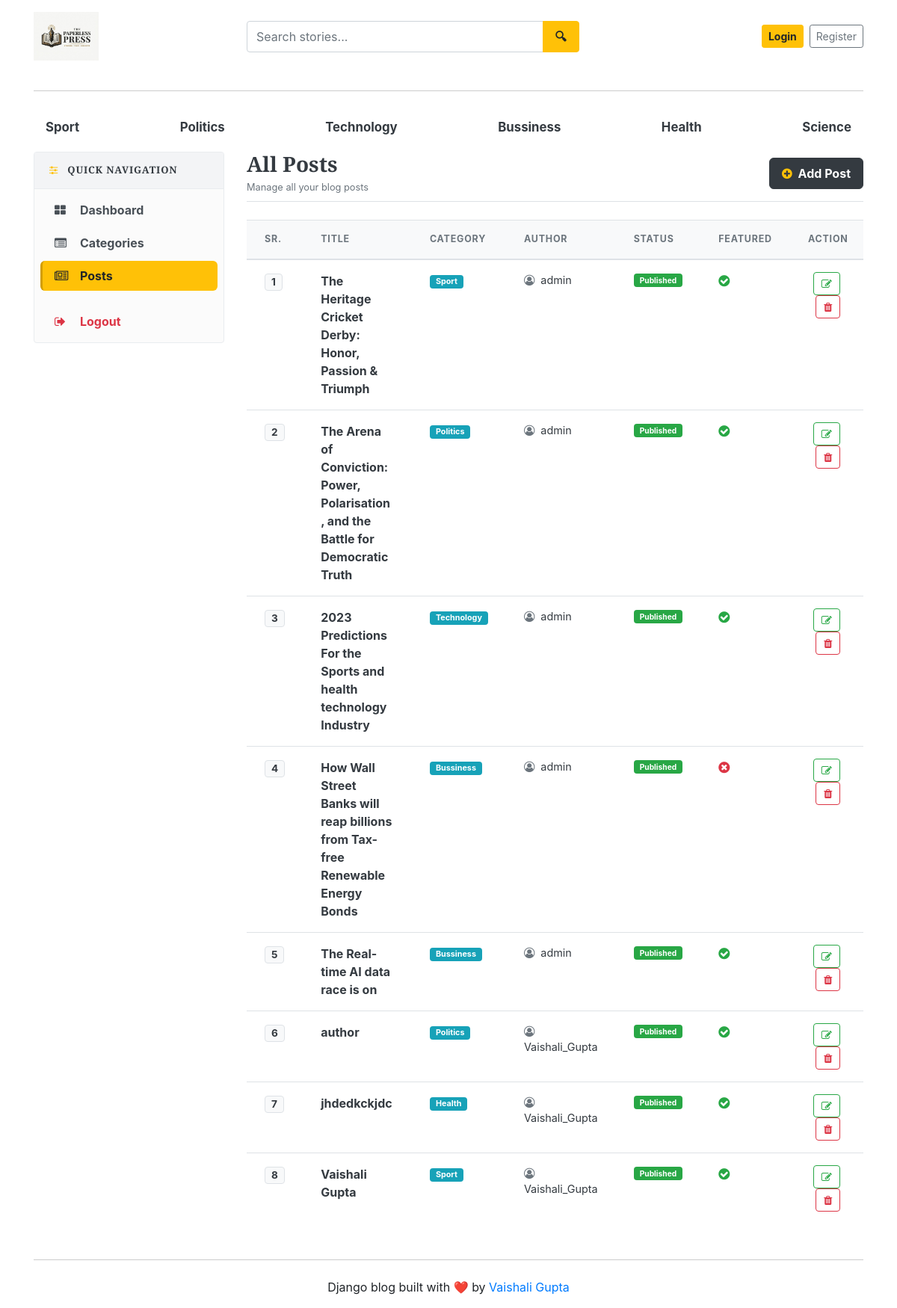
The app's page /dashboard/posts/ with its own data.
### blogs/models.py (models this page shows, shortened)
class Category(models.Model):
    category_name=models.CharField(max_length=50, unique=True)
    created_at = models.DateTimeField(auto_now_add=True)
    updated_at = models.DateTimeField(auto_now=True)
    class Meta :
        verbose_name_plural= 'categories'
    def __str__(self):
        return self.category_name

class Blog(models.Model):
    title = models.CharField(max_length=100)
    slug = models.SlugField(max_length=150, unique=True, blank=True)
    category = models.ForeignKey(Category, on_delete=models.CASCADE)  #taking refrence from table category
    author = models.ForeignKey(User, on_delete=models.CASCADE)
    featured_image = models.ImageField(upload_to='uploads/%y/%m/%d')
    short_description = models.TextField(max_length=500)
    blog_body = models.TextField(max_length=500)
    status = models.CharField(max_length=20, choices=STATUS_CHOICES, default='Draft')
    is_featured = models.BooleanField(default=False)
    created_at = models.DateTimeField(auto_now_add=True)
    updated_at = models.DateTimeField(auto_now=True)

### dashboards/views.py (the view)
# urls.py: path('posts/', views.posts, name='posts' ),
def posts(request):
    posts=Blog.objects.all()
    context={
        'posts':posts,
    }
    return render(request, 'dashboard/posts.html', context)

### blogs/context_processors.py (called while the page is built)
def get_categories(request):
    categories=Category.objects.all()
    return dict(categories=categories)

def get_social_links(request):
    social_links = SocialLink.objects.all()
    about = About.objects.first()  # first entry nikal lega
    return dict(social_links=social_links, about=about)

### templates/dashboard/posts.html (shortened to what this page needs)
{% extends 'base.html' %}
{% block content %}
<div class="row">
    {% include 'dashboard/sidebar.html' %}
    <div class="col-md-9 mb-4">
        <div class="d-flex justify-content-between align-items-center mb-4 pb-2 border-bottom">
            <div>
                <h3 class="font-weight-bold text-dark m-0">All Posts</h3>
                <small class="text-muted">Manage all your blog posts</small>
            </div>
            <a href="{% url 'add_post' %}" class="btn btn-dark font-weight-bold text-white shadow-sm px-3 py-2" style="border-radius: 6px;">
                <i class="fa fa-plus-circle text-warning mr-1"></i> Add Post
            </a>
        </div>
        <div class="card border-0 shadow-sm rounded-lg overflow-hidden">
            <div class="table-responsive">
                <table class="table table-hover align-middle mb-0">
                    <thead style="background-color: #f8f9fa; border-bottom: 2px solid #e9ecef;">
                        <tr>
                            <th scope="col" class="py-3 px-4 text-secondary font-weight-bold text-uppercase" style="font-size: 0.78rem; letter-spacing: 0.8px;">Sr.</th>
                            <th scope="col" class="py-3 px-4 text-secondary font-weight-bold text-uppercase" style="font-size: 0.78rem; letter-spacing: 0.8px;">Title</th>
                            <th scope="col" class="py-3 px-4 text-secondary font-weight-bold text-uppercase" style="font-size: 0.78rem; letter-spacing: 0.8px;">Category</th>
                            <th scope="col" class="py-3 px-4 text-secondary font-weight-bold text-uppercase" style="font-size: 0.78rem; letter-spacing: 0.8px;">Author</th>
                            <th scope="col" class="py-3 px-4 text-secondary font-weight-bold text-uppercase" style="font-size: 0.78rem; letter-spacing: 0.8px;">Status</th>
                            <th scope="col" class="py-3 px-4 text-secondary font-weight-bold text-uppercase" style="font-size: 0.78rem; letter-spacing: 0.8px;">Featured</th>
                            <th scope="col" class="py-3 px-4 text-secondary font-weight-bold text-uppercase text-center" style="font-size: 0.78rem; letter-spacing: 0.8px;">Action</th>
                        </tr>
                    </thead>
                    <tbody>
                        {% for post in posts %}
                        <tr style="transition: background-color 0.2s ease;">
                            <td class="py-3 px-4 font-weight-bold text-muted">
                                <span class="badge badge-light border text-dark px-2 py-1" style="font-size: 0.85rem;">{{ forloop.counter }}</span>
                            </td>
                            <td class="py-3 px-4 font-weight-bold text-dark">
                                {{ post.title }}
                            </td>
                            <td class="py-3 px-4 text-muted" style="font-size: 0.9rem;">
                                <span class="badge badge-info px-2 py-1">{{ post.category }}</span>
                            </td>
                            <td class="py-3 px-4 text-dark" style="font-size: 0.9rem;">
                                <i class="fa fa-user-circle-o mr-1 text-secondary"></i> {{ post.author }}
                            </td>
                            <td class="py-3 px-4" style="font-size: 0.85rem;">
                                {% if post.status == 'Published' or post.status == 1 %}
                                    <span class="badge badge-success px-2 py-1">Published</span>
                                {% else %}
                                    <span class="badge badge-secondary px-2 py-1">Draft</span>
                                {% endif %}
                            </td>
                            <td class="py-3 px-4 text-muted">
                                {% if post.is_featured %}
                                    <i class="fa fa-check-circle text-success" style="font-size: 1.1rem;" title="Featured"></i>
                                {% else %}
                                    <i class="fa fa-times-circle text-danger" style="font-size: 1.1rem;" title="Not Featured"></i>
                                {% endif %}
                            </td>
                            <td class="py-3 px-4 text-center">
                                <a href="{% url 'edit_post' post.id %}" class="btn btn-sm btn-outline-success mr-1" title="Edit Post" style="border-radius: 4px; padding: 4px 10px;">
                                    <i class="fa fa-edit"></i>
                                </a>
                                <a href="{% url 'delete_post' post.id %}" class="btn btn-sm btn-outline-danger" title="Delete Post" style="border-radius: 4px; padding: 4px 10px;" onclick="return confirm('Are you sure you want to delete this post?');">
                                    <i class="fa fa-trash"></i>
                                </a>
                            </td>
                        </tr>
                        {% endfor %}
                    </tbody>
                </table>
            </div>
        </div>
    </div>
</div>
{% endblock %}

### templates/base.html (shortened to what this page needs)
{% load static %}
<!DOCTYPE html>
<html lang="en">
<head>
    <link href="https://getbootstrap.com/docs/4.0/dist/css/bootstrap.min.css" rel="stylesheet">
    <link href="{% static 'css/blog.css' %}" rel="stylesheet">
    <link rel="stylesheet" href="https://cdnjs.cloudflare.com/ajax/libs/font-awesome/4.7.0/css/font-awesome.min.css">
</head>
<body>
    <div class="container">
      <header class="blog-header py-3">
        <div class="row align-items-center">
          <div class="col-6 col-md-3">
            <a href="/" class="d-inline-block">
              <img src="{% static 'images/logo.jpeg' %}"
                   alt="The Paperless Press"
                   style="height: 65px; max-width: 100%; object-fit: contain;">
            </a>
          </div>
          <div class="col-6 col-md-4 order-md-3 d-flex justify-content-end align-items-center">
            {% if not user.is_authenticated %}
              <a class="btn btn-sm btn-warning font-weight-bold mr-2 text-nowrap" href="{% url 'login' %}">Login</a>
              <a class="btn btn-sm btn-outline-secondary text-nowrap" href="{% url 'register' %}">Register</a>
            {% else %}
              <a class="btn btn-sm btn-warning font-weight-bold mr-2 text-nowrap" href="{% url 'dashboard' %}">Dashboard</a>
              <a class="btn btn-sm btn-warning font-weight-bold text-nowrap" href="{% url 'logout' %}">Logout</a>
            {% endif %}
          </div>
          <div class="col-12 col-md-5 order-md-2 mt-3 mt-md-0">
            <form action="{% url 'search' %}" method="GET" class="m-0">
              <div class="input-group">
                <input type="text"
                       class="form-control"
                       name="keyword"
                       value="{{ keyword }}"
                       placeholder="Search stories..."
                       style="height: 42px; border-radius: 4px 0 0 4px; border: 1.5px solid #ced4da;">
                <div class="input-group-append">
                  <button class="btn btn-warning"
                          type="submit"
                          style="height: 42px; padding: 0 16px; border-radius: 0 4px 4px 0; font-weight: 600;">
                    🔍︎
                  </button>
                </div>
              </div>
            </form>
          </div>
        </div>
      </header>
      <hr class="my-4" style="border-top: 1px solid #cccccc;">
      <div class="nav-scroller py-1 mb-2">
        <nav class="nav d-flex justify-content-between">
          {% for cat in categories %}
          <a class="px-3 py-2 text-dark font-weight-bold"
            href="{% url 'posts_by_category' cat.id %}"
            style="font-size: 1.05rem; border-radius: 8px; text-decoration: none; transition: background 0.2s ease;"
            onmouseover="this.style.backgroundColor='#e9ecef';"
            onmouseout="this.style.backgroundColor='transparent';">
               {{cat.category_name}}
          </a>
          {% endfor %}
        </nav>
      </div>
{% block content %}
{% endblock %}
<hr class="my-4" style="border-top: 1px solid #cccccc;">
<footer class="blog-footer text-center">
  <p>Django blog built with ❤️ by <a href="#">Vaishali Gupta</a></p>
</footer>
</body>
</html>

### blog_main/static/css/blog.css (style rules this page uses)
h1, h2, h3, h4, h5, h6 { font-family: "Playfair Display", Georgia, "Times New Roman", serif; }

### records on screen
Category: category_name "Sport"
Category: category_name "Politics"
Category: category_name "Technology"
Category: category_name "Bussiness"
Category: category_name "Health"
Category: category_name "Science"
Blog: title "The Heritage Cricket Derby: Honor, Passion & Triumph", category "Sport", author "admin", status "Published", is_featured True (drawn)
Blog: title "The Arena of Conviction: Power, Polarisation, and the Battle for Democratic Truth", category "Politics", author "admin", status "Published", is_featured True (drawn)
Blog: title "2023 Predictions For the Sports and health technology Industry", category "Technology", author "admin", status "Published", is_featured True (drawn)
Blog: title "How Wall Street Banks will reap billions from Tax-free Renewable Energy Bonds", category "Bussiness", author "admin", status "Published", is_featured False (drawn)
Blog: title "The Real-time AI data race is on", category "Bussiness", author "admin", status "Published", is_featured True (drawn)
Blog: title "author", category "Politics", author "Vaishali_Gupta", status "Published", is_featured True (drawn)
Blog: title "jhdedkckjdc", category "Health", author "Vaishali_Gupta", status "Published", is_featured True (drawn)
Blog: title "Vaishali Gupta", category "Sport", author "Vaishali_Gupta", status "Published", is_featured True (drawn)
